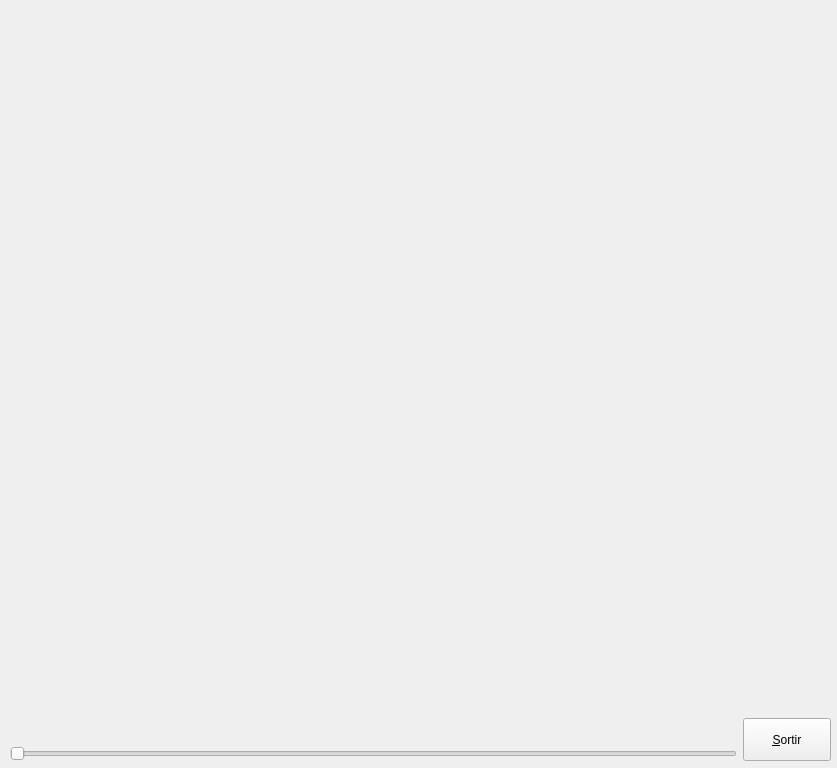
<?xml version="1.0" encoding="UTF-8"?>
<ui version="4.0">
 <class>MyForm</class>
 <widget class="QWidget" name="MyForm">
  <property name="geometry">
   <rect>
    <x>0</x>
    <y>0</y>
    <width>837</width>
    <height>768</height>
   </rect>
  </property>
  <property name="windowTitle">
   <string>Form</string>
  </property>
  <widget class="QWidget" name="layoutWidget">
   <property name="geometry">
    <rect>
     <x>10</x>
     <y>10</y>
     <width>821</width>
     <height>751</height>
    </rect>
   </property>
   <layout class="QHBoxLayout" name="horizontalLayout">
    <item>
     <layout class="QVBoxLayout" name="verticalLayout_2">
      <item>
       <widget class="MyGLWidget" name="widget" native="true">
        <property name="sizePolicy">
         <sizepolicy hsizetype="Expanding" vsizetype="Expanding">
          <horstretch>0</horstretch>
          <verstretch>0</verstretch>
         </sizepolicy>
        </property>
       </widget>
      </item>
      <item>
       <widget class="QSlider" name="horizontalSlider">
        <property name="minimum">
         <number>1</number>
        </property>
        <property name="maximum">
         <number>179</number>
        </property>
        <property name="orientation">
         <enum>Qt::Horizontal</enum>
        </property>
       </widget>
      </item>
     </layout>
    </item>
    <item>
     <layout class="QVBoxLayout" name="verticalLayout">
      <item>
       <spacer name="verticalSpacer">
        <property name="orientation">
         <enum>Qt::Vertical</enum>
        </property>
        <property name="sizeHint" stdset="0">
         <size>
          <width>88</width>
          <height>708</height>
         </size>
        </property>
       </spacer>
      </item>
      <item>
       <widget class="QSplitter" name="splitter">
        <property name="orientation">
         <enum>Qt::Vertical</enum>
        </property>
        <widget class="QPushButton" name="pushButton">
         <property name="sizePolicy">
          <sizepolicy hsizetype="Fixed" vsizetype="Fixed">
           <horstretch>0</horstretch>
           <verstretch>0</verstretch>
          </sizepolicy>
         </property>
         <property name="text">
          <string>&amp;Sortir</string>
         </property>
        </widget>
       </widget>
      </item>
     </layout>
    </item>
   </layout>
  </widget>
 </widget>
 <customwidgets>
  <customwidget>
   <class>MyGLWidget</class>
   <extends>QWidget</extends>
   <header>MyGLWidget.h</header>
   <container>1</container>
   <slots>
    <signal>updateZoom(int)</signal>
    <slot>changeZoom(int)</slot>
   </slots>
  </customwidget>
 </customwidgets>
 <resources/>
 <connections>
  <connection>
   <sender>pushButton</sender>
   <signal>clicked()</signal>
   <receiver>MyForm</receiver>
   <slot>close()</slot>
   <hints>
    <hint type="sourcelabel">
     <x>823</x>
     <y>740</y>
    </hint>
    <hint type="destinationlabel">
     <x>836</x>
     <y>529</y>
    </hint>
   </hints>
  </connection>
  <connection>
   <sender>horizontalSlider</sender>
   <signal>valueChanged(int)</signal>
   <receiver>widget</receiver>
   <slot>changeZoom(int)</slot>
   <hints>
    <hint type="sourcelabel">
     <x>178</x>
     <y>748</y>
    </hint>
    <hint type="destinationlabel">
     <x>181</x>
     <y>704</y>
    </hint>
   </hints>
  </connection>
  <connection>
   <sender>widget</sender>
   <signal>updateZoom(int)</signal>
   <receiver>horizontalSlider</receiver>
   <slot>setValue(int)</slot>
   <hints>
    <hint type="sourcelabel">
     <x>435</x>
     <y>712</y>
    </hint>
    <hint type="destinationlabel">
     <x>441</x>
     <y>748</y>
    </hint>
   </hints>
  </connection>
 </connections>
</ui>
